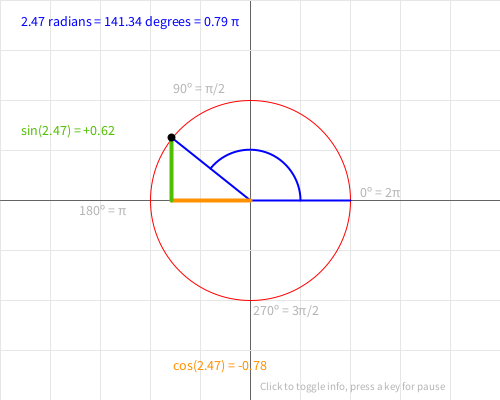
Frame 1 (no input)
Frame 60 (the mouse pressed at the canvas centre just before this capture): identical to frame 1, image omitted
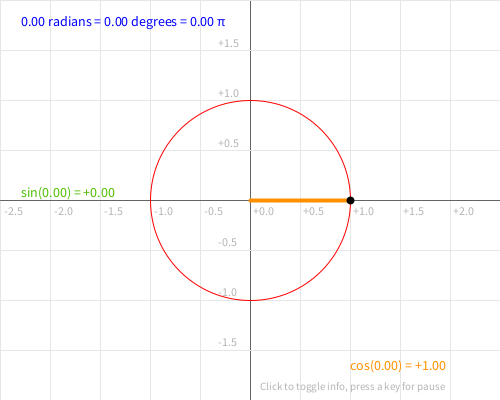
Frame 120 (the mouse held since frame 60 and released just before this capture)

The Processing sketch that drew these frames (run headless with seeded random() and noise(); from frame 60 on, the mouse is pressed at the canvas centre):

// Processing sketch: sketch_sine_cos_graph
// ── sketch_sine_cos_graph.pde
// by Abe Pazos - funprogramming.org - 2011
float W2;
float H2;
boolean show_angles = true;
boolean running = true;
 
void setup() {
  size(500, 400);
  noFill();
  smooth();
  frameRate(15);
  W2 = width/2;
  H2 = height/2;
}
void draw() {
  background(255);
  strokeWeight(1);
  translate(W2, H2);
 
  // GRID
  textSize(12);
  fill(180);
  for (float x=-W2; x< W2; x=x+50) {
    if (x == 0) {
      stroke(100);
    } else {
      stroke(230);
    }
    line(x, -H2, x, H2);
    if (!show_angles) {
      text(nfp(x/100, 1, 1), 3+x, 15);
    }
  }
  for (float y=-H2; y< H2; y=y+50) {
    if (y == 0) {
      stroke(100);
    } else {
      stroke(230);
      if (!show_angles) {
        text(nfp(-y/100, 1, 1), -33, y-4);
      }
    }
    line(-W2, y, W2, y);
  }
  
  textSize(14);  
  if(show_angles) {
    text("180º = π", -172, 15);
    text("0º = 2π", 110, -4);
    text("90º = π/2", -78, -108);
    text("270º = 3π/2", 3, 115);
  }
  noFill();
  
  // Circle
  stroke(255, 0, 0);
  ellipse(0, 0, 200, 200);
  
  // Angle
  stroke(0, 0, 255);
  float a = atan2(mouseY-H2, mouseX-W2);
  float a2 = (a > 0 ? TWO_PI : 0) - a;
  float x = cos(a)*100;
  float y = sin(a)*100;
  strokeWeight(2);
  line(0, 0, x, y);
  line(0,0, 100, 0);
  noFill();
  arc(0, 0, 100, 100, -a2, 0);
  
  // Angle info
  fill(0, 0, 255);
  text(nf(a2, 1, 2) + " radians" + " = " 
    + nf(degrees(a2), 1, 2) + " degrees" 
    + " = " + nf(a2/PI, 1, 2) + " π", 20-W2, 25-H2);
    
  // Cosine
  strokeWeight(4);
  stroke(#FF9100);
  line(0, 0, x, 0);
  fill(#FF9100);
  text("cos(" + nf(a2, 1, 2) + ") = " + nfp(cos(a2), 1, 2), x, H2 - 30);
  
  // Sine
  stroke(#50BF02);
  line(x, 0, x, y);
  fill(#50BF02);  
  text("sin(" + nf(a2, 1, 2) + ") = " + nfp(sin(a2), 1, 2), 20-W2, y-4);
 
  // Point in curve
  stroke(0);
  ellipse(x, y, 4, 4);
  
  // Info
  textSize(11);
  fill(180);
  text("Click to toggle info, press a key for pause", 10, H2-10);
}
void mousePressed() {
 show_angles = !show_angles; 
}
void keyPressed() {
  running = !running;
  if (running) {
    loop();
  } else {
    noLoop();
  }
}
